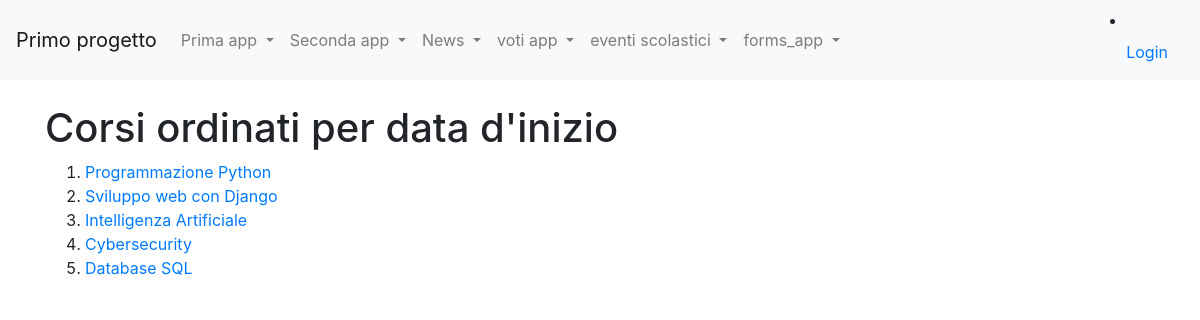
Screenshot of /corsi_formazione/view_a_corsi with the database file from the repository.
### corsi_formazione/models.py (models this page shows, shortened)
class Corso(models.Model):
    titolo=models.CharField(max_length=30)
    descrizione=models.TextField()
    data_inizio=models.DateField(blank=True)
    data_fine=models.DateField(blank=True)
    posti_disponibili=models.IntegerField(default=0)
    class Meta:
        verbose_name="Corso"
        verbose_name_plural="Corsi"

### corsi_formazione/views.py (the view)
# urls.py: path("view_a_corsi", view_a_corsi, name="view_a_corsi"),
def view_a_corsi(request):
    corsi=Corso.objects.all()
    corsi=corsi.order_by('data_inizio')
    return render(request, "view_a_corsi.html", context={
        'corsi':corsi
    })

### corsi_formazione/templates/view_a_corsi.html (shortened to what this page needs)
{% extends "base.html"%}
{%block content%}
    <h1>Corsi ordinati per data d'inizio</h1>
    <ol>
        {% for corso in corsi %}
            <li><a href="/corsi_formazione/corso/{{corso.pk}}">{{corso.titolo}}</a></li>
        {% endfor %}
    </ol>
{%endblock content%}

### rows the page displays
Corso: titolo "Programmazione Python"
Corso: titolo "Sviluppo web con Django"
Corso: titolo "Intelligenza Artificiale"
Corso: titolo "Cybersecurity"
Corso: titolo "Database SQL"
